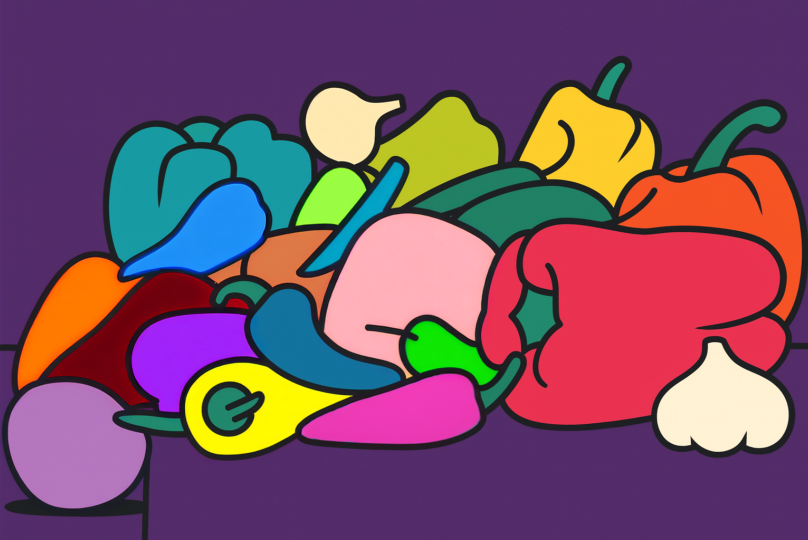
#> input picture pirataverdu.png, 1616 x 1080 px (shown at 1/2 size)
$ python modeloGMM.py
#> lines starting #> are read from the running program, lines starting #| are printed output that depends on the picture
import numpy as np
import matplotlib.pyplot as plt
from sklearn.mixture import GaussianMixture
from PIL import Image
import os
import argparse

def main():
    # Obtener la ruta del directorio actual del script
    current_dir = os.path.dirname(os.path.abspath(__file__))

    # Configuración de argumentos
    parser = argparse.ArgumentParser(description='Segmentación de imagen usando GMM')
    parser.add_argument('--image_path', type=str, default='pirataverdu.png',
                       help='Ruta de la imagen a segmentar')
    parser.add_argument('--n_components', type=int, default=20,
                       help='Número de clusters para GMM')
    parser.add_argument('--output_dir', type=str, default='clusters',
                       help='Directorio de salida para los clusters')

    args = parser.parse_args()

    # Construir rutas absolutas
    parent_dir = os.path.dirname(current_dir)
    image_path = os.path.join(parent_dir, args.image_path)
    output_dir = os.path.join(current_dir, args.output_dir)

    # Crear carpeta para guardar los clusters
    if not os.path.exists(output_dir):
        os.makedirs(output_dir)
        print(f"Directorio '{output_dir}' creado.")

    # Cargar y verificar la imagen
    try:
        imagen = Image.open(image_path)
#> imagen is the input picture: PIL image 1616x1080 RGBA; mean R, G, B, A 120.1, 79.1, 102.1, 255
        print(f"Imagen cargada: {image_path}")
        print(f"Tamaño original: {imagen.size}")
#| Tamaño original: (1616, 1080)
        print(f"Modo: {imagen.mode}")
#| Modo: RGBA
    except FileNotFoundError:
        print(f"Error: No se pudo encontrar la imagen en {image_path}")
        return
    except Exception as e:
        print(f"Error al cargar la imagen: {e}")
        return

    # Convertir a RGB si es necesario
    if imagen.mode != 'RGB':
        imagen = imagen.convert('RGB')
#> imagen: PIL image 1616x1080 RGB
        print("Imagen convertida a RGB")

    # Redimensionar a 1920x1080 si es necesario
    target_size = (1920, 1080)
    if imagen.size != target_size:
        print(f"Redimensionando imagen de {imagen.size} a {target_size}")
#| Redimensionando imagen de (1616, 1080) a (1920, 1080)
        imagen = imagen.resize(target_size, Image.Resampling.LANCZOS)
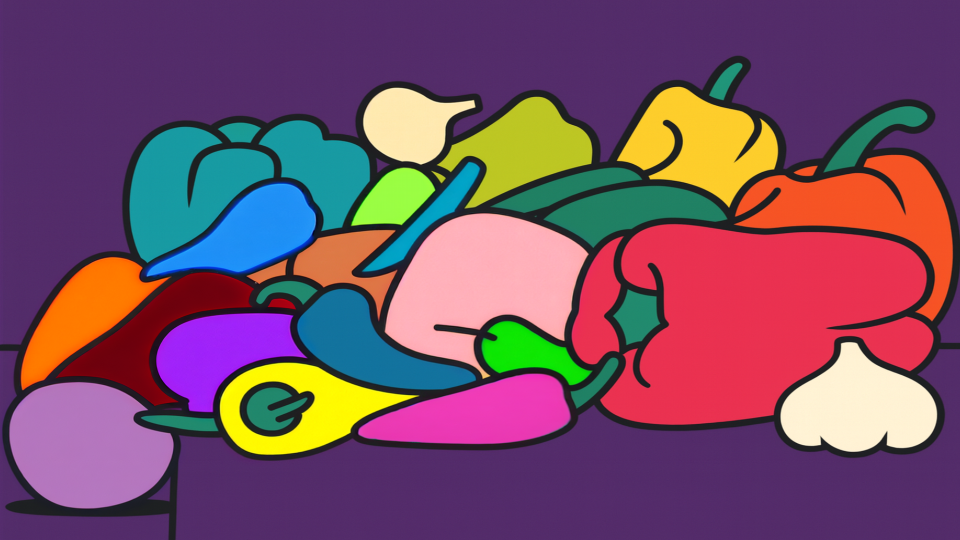
#> imagen: PIL image 1920x1080 RGB (shown at 1/2 size); mean R, G, B 120.1, 79.1, 102.1

    imagen_rgb = np.array(imagen)

    # Reformatear: de (alto, ancho, canales) a (alto * ancho, canales) para el GMM
    alto, ancho, canales = imagen_rgb.shape
#> alto = 1080; ancho = 1920; canales = 3
    datos_pixeles = imagen_rgb.reshape((-1, canales))

    print(f"Dimensiones de la imagen: {alto}x{ancho}")
#| Dimensiones de la imagen: 1080x1920
    print(f"Datos para GMM: {datos_pixeles.shape}")
#| Datos para GMM: (2073600, 3)

    # Ajustar el Modelo de Mezcla Gaussiana
    print(f"\nAjustando GMM con {args.n_components} componentes...")
    gmm = GaussianMixture(n_components=args.n_components, random_state=0)
#> (the run stopped early here; a loop or call above may not have finished)
